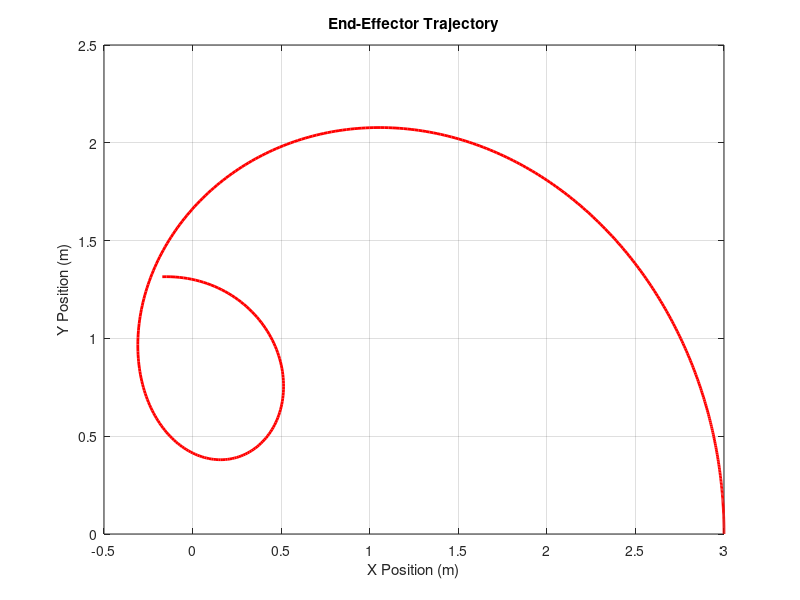
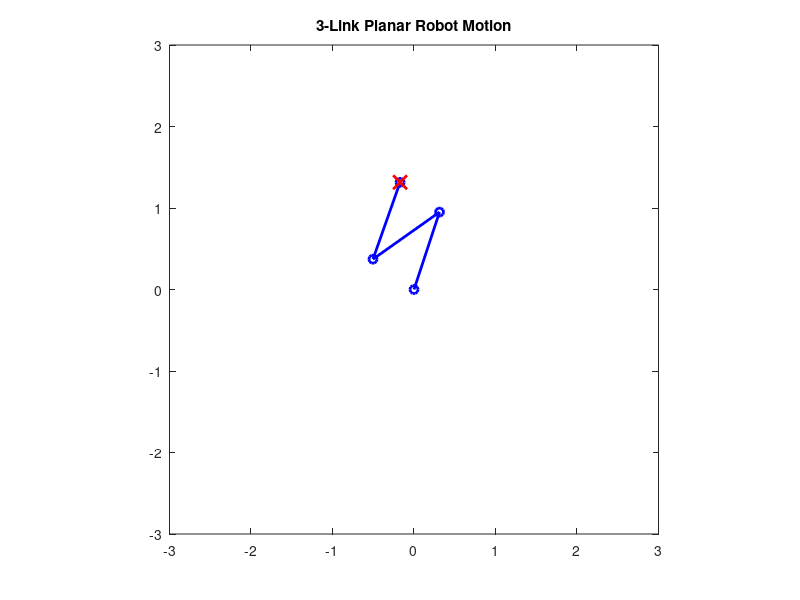

MATLAB code to generate these figures, in order:
% Time settings
dt = 0.01; % Time step (s)
T = 5; % Total simulation time (s)
time = 0:dt:T; % Time vector

% Preallocate arrays for joint angles and velocities
theta = zeros(3, length(time));
theta_dot = zeros(3, length(time));

% Define robot parameters
L1 = 1; % Length of Link 1 (m)
L2 = 1; % Length of Link 2 (m)
L3 = 1; % Length of Link 3 (m)

% Initial conditions
theta0 = [0; 0; 0]; % Initial joint angles [rad]
theta_dot0 = [0; 0; 0]; % Initial angular velocities [rad/s]

% Define joint accelerations
theta_ddot = @(t) [0.1; 0.2; 0.3]; % Constant angular accelerations [rad/s^2]

% Initialize joint angles and velocities
theta(:, 1) = theta0;
theta_dot(:, 1) = theta_dot0;

% Integrate using Euler's method
for i = 2:length(time)
    % Update joint velocities
    theta_dot(:, i) = theta_dot(:, i-1) + theta_ddot(time(i)) * dt;

    % Update joint angles
    theta(:, i) = theta(:, i-1) + theta_dot(:, i) * dt;
end

% Preallocate arrays for end-effector positions
x = zeros(1, length(time));
y = zeros(1, length(time));

% Compute end-effector positions
for i = 1:length(time)
    x(i) = L1 * cos(theta(1, i)) + L2 * cos(theta(1, i) + theta(2, i)) + ...
           L3 * cos(theta(1, i) + theta(2, i) + theta(3, i));
    y(i) = L1 * sin(theta(1, i)) + L2 * sin(theta(1, i) + theta(2, i)) + ...
           L3 * sin(theta(1, i) + theta(2, i) + theta(3, i));
end

% Plot the end-effector trajectory
figure;
plot(x, y, 'r-', 'LineWidth', 2);
xlabel('X Position (m)');
ylabel('Y Position (m)');
title('End-Effector Trajectory');
grid on;


% Animate the robot motion
figure;
for i = 1:10:length(time)
    % Joint positions
    x1 = L1 * cos(theta(1, i));
    y1 = L1 * sin(theta(1, i));
    x2 = x1 + L2 * cos(theta(1, i) + theta(2, i));
    y2 = y1 + L2 * sin(theta(1, i) + theta(2, i));
    x3 = x2 + L3 * cos(theta(1, i) + theta(2, i) + theta(3, i));
    y3 = y2 + L3 * sin(theta(1, i) + theta(2, i) + theta(3, i));
    
    % Plot the robot
    plot([0, x1, x2, x3], [0, y1, y2, y3], 'bo-', 'LineWidth', 2);
    hold on;
    plot(x3, y3, 'rx', 'MarkerSize', 10, 'LineWidth', 2); % End-effector
    hold off;
    axis equal;
    axis([-3, 3, -3, 3]);
    title('3-Link Planar Robot Motion');
    pause(0.05);
end

